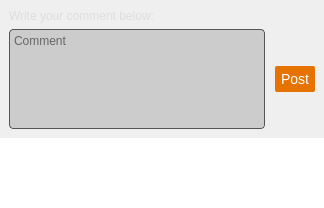
            <widget class="QWidget" name="channel_comments_page">
             <layout class="QVBoxLayout" name="verticalLayout">
              <property name="spacing">
               <number>0</number>
              </property>
              <property name="leftMargin">
               <number>0</number>
              </property>
              <property name="topMargin">
               <number>0</number>
              </property>
              <property name="rightMargin">
               <number>0</number>
              </property>
              <property name="bottomMargin">
               <number>0</number>
              </property>
              <item>
               <widget class="QWidget" name="write_comment_container" native="true">
                <property name="sizePolicy">
                 <sizepolicy hsizetype="Preferred" vsizetype="Minimum">
                  <horstretch>0</horstretch>
                  <verstretch>0</verstretch>
                 </sizepolicy>
                </property>
                <layout class="QVBoxLayout" name="verticalLayout_6">
                 <item>
                  <widget class="QLabel" name="write_comment_header">
                   <property name="styleSheet">
                    <string notr="true">color: #ddd;</string>
                   </property>
                   <property name="text">
                    <string>Write your comment below:</string>
                   </property>
                  </widget>
                 </item>
                 <item>
                  <widget class="QWidget" name="widget_9" native="true">
                   <property name="sizePolicy">
                    <sizepolicy hsizetype="Preferred" vsizetype="Fixed">
                     <horstretch>0</horstretch>
                     <verstretch>0</verstretch>
                    </sizepolicy>
                   </property>
                   <property name="minimumSize">
                    <size>
                     <width>0</width>
                     <height>60</height>
                    </size>
                   </property>
                   <layout class="QHBoxLayout" name="horizontalLayout_29">
                    <property name="spacing">
                     <number>0</number>
                    </property>
                    <property name="leftMargin">
                     <number>0</number>
                    </property>
                    <property name="topMargin">
                     <number>0</number>
                    </property>
                    <property name="rightMargin">
                     <number>0</number>
                    </property>
                    <property name="bottomMargin">
                     <number>0</number>
                    </property>
                    <item>
                     <widget class="QTextEdit" name="comment_text_area">
                      <property name="sizePolicy">
                       <sizepolicy hsizetype="Expanding" vsizetype="Fixed">
                        <horstretch>0</horstretch>
                        <verstretch>0</verstretch>
                       </sizepolicy>
                      </property>
                      <property name="minimumSize">
                       <size>
                        <width>0</width>
                        <height>0</height>
                       </size>
                      </property>
                      <property name="maximumSize">
                       <size>
                        <width>16777215</width>
                        <height>100</height>
                       </size>
                      </property>
                      <property name="styleSheet">
                       <string notr="true">border: 1px solid #555;
background-color: #ccc;
border-radius: 4px;</string>
                      </property>
                      <property name="placeholderText">
                       <string>Comment</string>
                      </property>
                     </widget>
                    </item>
                    <item>
                     <spacer name="horizontalSpacer_38">
                      <property name="orientation">
                       <enum>Qt::Horizontal</enum>
                      </property>
                      <property name="sizeType">
                       <enum>QSizePolicy::Fixed</enum>
                      </property>
                      <property name="sizeHint" stdset="0">
                       <size>
                        <width>10</width>
                        <height>20</height>
                       </size>
                      </property>
                     </spacer>
                    </item>
                    <item>
                     <widget class="QToolButton" name="toolButton">
                      <property name="minimumSize">
                       <size>
                        <width>40</width>
                        <height>26</height>
                       </size>
                      </property>
                      <property name="maximumSize">
                       <size>
                        <width>40</width>
                        <height>26</height>
                       </size>
                      </property>
                      <property name="styleSheet">
                       <string notr="true">border: none;
border-radius: 2px;
background-color: #e67300;
color: white;
font-size: 14px;
</string>
                      </property>
                      <property name="text">
                       <string>Post</string>
                      </property>
                     </widget>
                    </item>
                   </layout>
                  </widget>
                 </item>
                </layout>
               </widget>
              </item>
              <item>
               <widget class="QTreeWidget" name="channel_comments_list">
                <property name="styleSheet">
                 <string notr="true">QTreeWidget {
border: none;
}</string>
                </property>
                <property name="sizeAdjustPolicy">
                 <enum>QAbstractScrollArea::AdjustToContents</enum>
                </property>
                <property name="selectionMode">
                 <enum>QAbstractItemView::NoSelection</enum>
                </property>
                <property name="verticalScrollMode">
                 <enum>QAbstractItemView::ScrollPerPixel</enum>
                </property>
                <property name="indentation">
                 <number>10</number>
                </property>
                <attribute name="headerVisible">
                 <bool>false</bool>
                </attribute>
                <column>
                 <property name="text">
                  <string notr="true">1</string>
                 </property>
                </column>
               </widget>
              </item>
             </layout>
            </widget>
